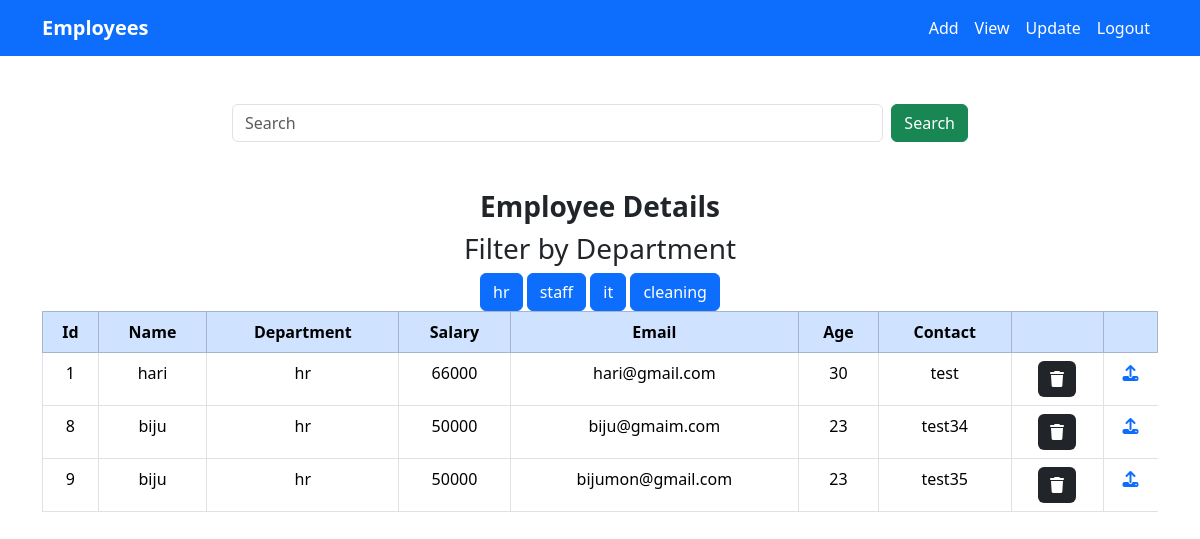
The app's page /list/?department=hr (signed in) with its own data.
### crm/models.py (models this page shows, shortened)
class Employees(models.Model):
    name=models.CharField(max_length=200)
    department=models.CharField(max_length=200)
    salary=models.PositiveIntegerField()
    email=models.EmailField(unique=True)
    age=models.PositiveIntegerField()
    contact=models.CharField(max_length=10,unique=True)
    profile_pic=models.ImageField(upload_to='images',null=True,blank=True)
    dob=models.DateField(null=True,blank=True)

### crm/views.py (the view, shortened to what this page needs)
# urls.py: path('list/',views.EmployeeListView.as_view(),name="emp-list"),
@method_decorator(signin_required,name="dispatch")
class EmployeeListView(View):
    def get(self,request,*args, **kwargs):
        if request.user.is_authenticated:
            form=Employees.objects.all()
            departments=Employees.objects.all().values_list("department",flat=True).distinct()
            print(departments)
            if 'department' in request.GET:
                dept=request.GET.get("department")
                form=form.filter(department__iexact=dept)
            return render(request,"emp_all.html",{"datas":form,"departments":departments})
        else:
            messages.error(request,"Session Failed")
            return redirect ("sign-in")

### crm/views.py (called while the page is built)
def signin_required(fn):
    def wrapper(request,*args, **kwargs):
        if not request.user.is_authenticated:
            messages.error(request,"please login")
            return redirect("sign-in")
        else:
            return fn(request,*args, **kwargs)
    return wrapper

### crm/templates/emp_all.html (shortened to what this page needs)
{% extends "base.html" %}
{% block navbar %}
<div class="container">
    <div class="row mt-5">
        <div class="col-2"></div>
        <div class="col-8">
            <form action="" method="post">
                <div class="d-flex ">
                    <input type="text" class="form-control me-2" placeholder="Search" name="box">
                    <button type="submit" class="d-flex btn btn-success "> Search</button>
                </div>
            </form>
        </div>
        <div class="col-2"></div>
    </div>
</div>
<div class="container text-center">
    <h1 class="fw-bold fs-3 mt-5">Employee Details</h1>
    <div>
        <h3>Filter by Department</h3>
        {%for dept in departments%}
        <a href="{%url 'emp-list'%}?department={{dept}}" class="btn btn-primary ">{{dept}}</a>
        {%endfor%}
    </div>
    <table class="table table-bordered">
        <thead class="table-primary">
            <tr>
                <th>Id</th>
                <th>Name</th>
                <th>Department</th>
                <th>Salary</th>
                <th>Email</th>
                <th>Age</th>
                <th>Contact</th>
                <th></th>
                <th></th>
            </tr>
        </thead>
        {% for data in datas %}
        <tr>
            <td>{{data.id}} </td>
            <td> {{data.name}} </td>
            <td> {{data.department}} </td>
            <td> {{data.salary}} </td>
            <td> {{data.email}} </td>
            <td> {{data.age}} </td>
            <td> {{data.contact}} </td>
            <td>
                <a href="{%url 'emp-delete' data.id%}" class="border-0 btn btn-dark"><i
                        class="fa-solid fa-trash"></i></a>
            </td>
            <td class="border-0 btn btn-dark">
                <a href="{%url 'emp-detail' data.id%}"><i class="fa-solid fa-upload"></i></a>
            </td>
        </tr>
        {% endfor %}
    </table>
</div>
{% endblock navbar %}

### crm/templates/base.html (style rules this page uses)
body { overflow-x: hidden; }

### records on screen
Employees: id "1", name "hari", department "hr", salary "66000", email "hari@gmail.com", age "30", contact "test"
Employees: id "8", name "biju", department "hr", salary "50000", email "biju@gmaim.com", age "23", contact "test34"
Employees: id "9", name "biju", department "hr", salary "50000", email "bijumon@gmail.com", age "23", contact "test35"

### other values on screen
{{ dept }} "hr" "staff" "it" "cleaning"
